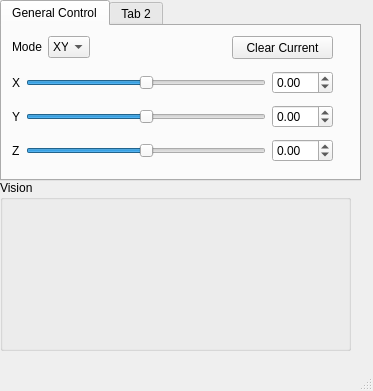
<?xml version="1.0" encoding="UTF-8"?>
<ui version="4.0">
 <class>MainWindow</class>
 <widget class="QMainWindow" name="MainWindow">
  <property name="geometry">
   <rect>
    <x>0</x>
    <y>0</y>
    <width>373</width>
    <height>391</height>
   </rect>
  </property>
  <property name="windowTitle">
   <string>MainWindow</string>
  </property>
  <widget class="QWidget" name="centralwidget">
   <widget class="QTabWidget" name="tabWidget">
    <property name="geometry">
     <rect>
      <x>0</x>
      <y>0</y>
      <width>361</width>
      <height>181</height>
     </rect>
    </property>
    <widget class="QWidget" name="tab">
     <attribute name="title">
      <string>General Control</string>
     </attribute>
     <widget class="QPushButton" name="btn_clearCurrent">
      <property name="geometry">
       <rect>
        <x>230</x>
        <y>10</y>
        <width>101</width>
        <height>23</height>
       </rect>
      </property>
      <property name="text">
       <string>Clear Current</string>
      </property>
     </widget>
     <widget class="QWidget" name="">
      <property name="geometry">
       <rect>
        <x>10</x>
        <y>40</y>
        <width>321</width>
        <height>101</height>
       </rect>
      </property>
      <layout class="QGridLayout" name="gridLayout">
       <item row="0" column="0">
        <widget class="QLabel" name="label_2">
         <property name="text">
          <string>X</string>
         </property>
        </widget>
       </item>
       <item row="0" column="1">
        <widget class="QSlider" name="hsld_x">
         <property name="minimum">
          <number>-1400</number>
         </property>
         <property name="maximum">
          <number>1400</number>
         </property>
         <property name="singleStep">
          <number>10</number>
         </property>
         <property name="pageStep">
          <number>100</number>
         </property>
         <property name="orientation">
          <enum>Qt::Horizontal</enum>
         </property>
        </widget>
       </item>
       <item row="0" column="2">
        <widget class="QDoubleSpinBox" name="dsb_x">
         <property name="minimum">
          <double>-14.000000000000000</double>
         </property>
         <property name="maximum">
          <double>14.000000000000000</double>
         </property>
        </widget>
       </item>
       <item row="1" column="0">
        <widget class="QLabel" name="label_3">
         <property name="text">
          <string>Y</string>
         </property>
        </widget>
       </item>
       <item row="1" column="1">
        <widget class="QSlider" name="hsld_y">
         <property name="minimum">
          <number>-1400</number>
         </property>
         <property name="maximum">
          <number>1400</number>
         </property>
         <property name="singleStep">
          <number>10</number>
         </property>
         <property name="pageStep">
          <number>100</number>
         </property>
         <property name="orientation">
          <enum>Qt::Horizontal</enum>
         </property>
        </widget>
       </item>
       <item row="1" column="2">
        <widget class="QDoubleSpinBox" name="dsb_y">
         <property name="minimum">
          <double>-14.000000000000000</double>
         </property>
         <property name="maximum">
          <double>14.000000000000000</double>
         </property>
        </widget>
       </item>
       <item row="2" column="0">
        <widget class="QLabel" name="label_4">
         <property name="text">
          <string>Z</string>
         </property>
        </widget>
       </item>
       <item row="2" column="1">
        <widget class="QSlider" name="hsld_z">
         <property name="minimum">
          <number>-1400</number>
         </property>
         <property name="maximum">
          <number>1400</number>
         </property>
         <property name="singleStep">
          <number>10</number>
         </property>
         <property name="pageStep">
          <number>100</number>
         </property>
         <property name="orientation">
          <enum>Qt::Horizontal</enum>
         </property>
        </widget>
       </item>
       <item row="2" column="2">
        <widget class="QDoubleSpinBox" name="dsb_z">
         <property name="minimum">
          <double>-14.000000000000000</double>
         </property>
         <property name="maximum">
          <double>14.000000000000000</double>
         </property>
        </widget>
       </item>
      </layout>
     </widget>
     <widget class="QWidget" name="">
      <property name="geometry">
       <rect>
        <x>10</x>
        <y>10</y>
        <width>78</width>
        <height>22</height>
       </rect>
      </property>
      <layout class="QHBoxLayout" name="horizontalLayout">
       <item>
        <widget class="QLabel" name="label">
         <property name="text">
          <string>Mode</string>
         </property>
        </widget>
       </item>
       <item>
        <widget class="QComboBox" name="comboBox">
         <item>
          <property name="text">
           <string>XYZ</string>
          </property>
         </item>
        </widget>
       </item>
      </layout>
     </widget>
    </widget>
    <widget class="QWidget" name="tab_2">
     <attribute name="title">
      <string>Tab 2</string>
     </attribute>
    </widget>
   </widget>
   <widget class="QGroupBox" name="groupBox">
    <property name="geometry">
     <rect>
      <x>0</x>
      <y>180</y>
      <width>351</width>
      <height>171</height>
     </rect>
    </property>
    <property name="title">
     <string>Vision</string>
    </property>
   </widget>
  </widget>
  <widget class="QMenuBar" name="menubar">
   <property name="geometry">
    <rect>
     <x>0</x>
     <y>0</y>
     <width>373</width>
     <height>21</height>
    </rect>
   </property>
  </widget>
  <widget class="QStatusBar" name="statusbar"/>
 </widget>
 <resources/>
 <connections>
  <connection>
   <sender>btn_clearCurrent</sender>
   <signal>clicked()</signal>
   <receiver>dsb_x</receiver>
   <slot>clear()</slot>
   <hints>
    <hint type="sourcelabel">
     <x>267</x>
     <y>65</y>
    </hint>
    <hint type="destinationlabel">
     <x>326</x>
     <y>101</y>
    </hint>
   </hints>
  </connection>
  <connection>
   <sender>btn_clearCurrent</sender>
   <signal>clicked()</signal>
   <receiver>dsb_y</receiver>
   <slot>clear()</slot>
   <hints>
    <hint type="sourcelabel">
     <x>278</x>
     <y>73</y>
    </hint>
    <hint type="destinationlabel">
     <x>291</x>
     <y>142</y>
    </hint>
   </hints>
  </connection>
  <connection>
   <sender>btn_clearCurrent</sender>
   <signal>clicked()</signal>
   <receiver>dsb_z</receiver>
   <slot>clear()</slot>
   <hints>
    <hint type="sourcelabel">
     <x>259</x>
     <y>72</y>
    </hint>
    <hint type="destinationlabel">
     <x>290</x>
     <y>171</y>
    </hint>
   </hints>
  </connection>
 </connections>
</ui>
